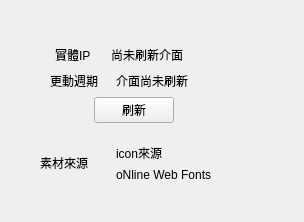
<?xml version="1.0" encoding="UTF-8"?>
<ui version="4.0">
 <class>Form</class>
 <widget class="QWidget" name="Form">
  <property name="geometry">
   <rect>
    <x>0</x>
    <y>0</y>
    <width>304</width>
    <height>222</height>
   </rect>
  </property>
  <property name="windowTitle">
   <string>Form</string>
  </property>
  <widget class="QWidget" name="verticalLayoutWidget_2">
   <property name="geometry">
    <rect>
     <x>30</x>
     <y>30</y>
     <width>207</width>
     <height>152</height>
    </rect>
   </property>
   <layout class="QVBoxLayout" name="verticalLayout_2">
    <item>
     <spacer name="verticalSpacer_2">
      <property name="orientation">
       <enum>Qt::Vertical</enum>
      </property>
      <property name="sizeHint" stdset="0">
       <size>
        <width>20</width>
        <height>40</height>
       </size>
      </property>
     </spacer>
    </item>
    <item>
     <layout class="QHBoxLayout" name="horizontalLayout">
      <item>
       <spacer name="horizontalSpacer_5">
        <property name="orientation">
         <enum>Qt::Horizontal</enum>
        </property>
        <property name="sizeHint" stdset="0">
         <size>
          <width>40</width>
          <height>20</height>
         </size>
        </property>
       </spacer>
      </item>
      <item>
       <widget class="QLabel" name="label">
        <property name="minimumSize">
         <size>
          <width>50</width>
          <height>8</height>
         </size>
        </property>
        <property name="maximumSize">
         <size>
          <width>16777215</width>
          <height>16777215</height>
         </size>
        </property>
        <property name="frameShape">
         <enum>QFrame::NoFrame</enum>
        </property>
        <property name="text">
         <string>實體IP</string>
        </property>
       </widget>
      </item>
      <item>
       <widget class="QLabel" name="ipLabel">
        <property name="minimumSize">
         <size>
          <width>100</width>
          <height>8</height>
         </size>
        </property>
        <property name="maximumSize">
         <size>
          <width>16777215</width>
          <height>16777215</height>
         </size>
        </property>
        <property name="text">
         <string>尚未刷新介面</string>
        </property>
       </widget>
      </item>
      <item>
       <spacer name="horizontalSpacer">
        <property name="orientation">
         <enum>Qt::Horizontal</enum>
        </property>
        <property name="sizeHint" stdset="0">
         <size>
          <width>40</width>
          <height>20</height>
         </size>
        </property>
       </spacer>
      </item>
     </layout>
    </item>
    <item>
     <layout class="QHBoxLayout" name="horizontalLayout_2">
      <item>
       <spacer name="horizontalSpacer_6">
        <property name="orientation">
         <enum>Qt::Horizontal</enum>
        </property>
        <property name="sizeHint" stdset="0">
         <size>
          <width>40</width>
          <height>20</height>
         </size>
        </property>
       </spacer>
      </item>
      <item>
       <widget class="QLabel" name="label_2">
        <property name="minimumSize">
         <size>
          <width>60</width>
          <height>8</height>
         </size>
        </property>
        <property name="maximumSize">
         <size>
          <width>16777215</width>
          <height>16777215</height>
         </size>
        </property>
        <property name="frameShape">
         <enum>QFrame::NoFrame</enum>
        </property>
        <property name="text">
         <string>更動週期</string>
        </property>
       </widget>
      </item>
      <item>
       <widget class="QLabel" name="cycleLabel">
        <property name="minimumSize">
         <size>
          <width>100</width>
          <height>8</height>
         </size>
        </property>
        <property name="maximumSize">
         <size>
          <width>16777215</width>
          <height>16777215</height>
         </size>
        </property>
        <property name="text">
         <string>介面尚未刷新</string>
        </property>
       </widget>
      </item>
      <item>
       <spacer name="horizontalSpacer_2">
        <property name="orientation">
         <enum>Qt::Horizontal</enum>
        </property>
        <property name="sizeHint" stdset="0">
         <size>
          <width>40</width>
          <height>20</height>
         </size>
        </property>
       </spacer>
      </item>
     </layout>
    </item>
    <item>
     <layout class="QHBoxLayout" name="horizontalLayout_3">
      <item>
       <spacer name="horizontalSpacer_3">
        <property name="orientation">
         <enum>Qt::Horizontal</enum>
        </property>
        <property name="sizeHint" stdset="0">
         <size>
          <width>40</width>
          <height>20</height>
         </size>
        </property>
       </spacer>
      </item>
      <item>
       <widget class="QPushButton" name="refreshButton">
        <property name="text">
         <string>刷新</string>
        </property>
       </widget>
      </item>
      <item>
       <spacer name="horizontalSpacer_4">
        <property name="orientation">
         <enum>Qt::Horizontal</enum>
        </property>
        <property name="sizeHint" stdset="0">
         <size>
          <width>40</width>
          <height>20</height>
         </size>
        </property>
       </spacer>
      </item>
     </layout>
    </item>
    <item>
     <spacer name="verticalSpacer">
      <property name="orientation">
       <enum>Qt::Vertical</enum>
      </property>
      <property name="sizeHint" stdset="0">
       <size>
        <width>20</width>
        <height>40</height>
       </size>
      </property>
     </spacer>
    </item>
    <item>
     <layout class="QHBoxLayout" name="horizontalLayout_4">
      <item>
       <spacer name="horizontalSpacer_7">
        <property name="orientation">
         <enum>Qt::Horizontal</enum>
        </property>
        <property name="sizeHint" stdset="0">
         <size>
          <width>40</width>
          <height>20</height>
         </size>
        </property>
       </spacer>
      </item>
      <item>
       <widget class="QLabel" name="label_3">
        <property name="minimumSize">
         <size>
          <width>70</width>
          <height>0</height>
         </size>
        </property>
        <property name="maximumSize">
         <size>
          <width>16777215</width>
          <height>16777215</height>
         </size>
        </property>
        <property name="text">
         <string>素材來源</string>
        </property>
       </widget>
      </item>
      <item>
       <layout class="QVBoxLayout" name="verticalLayout">
        <item>
         <widget class="QLabel" name="iconSourceLabel">
          <property name="minimumSize">
           <size>
            <width>110</width>
            <height>0</height>
           </size>
          </property>
          <property name="text">
           <string>icon來源</string>
          </property>
         </widget>
        </item>
        <item>
         <widget class="QLabel" name="owfLinkLabel">
          <property name="minimumSize">
           <size>
            <width>110</width>
            <height>0</height>
           </size>
          </property>
          <property name="text">
           <string>oNline Web Fonts</string>
          </property>
         </widget>
        </item>
       </layout>
      </item>
      <item>
       <spacer name="horizontalSpacer_8">
        <property name="orientation">
         <enum>Qt::Horizontal</enum>
        </property>
        <property name="sizeHint" stdset="0">
         <size>
          <width>40</width>
          <height>20</height>
         </size>
        </property>
       </spacer>
      </item>
     </layout>
    </item>
   </layout>
  </widget>
 </widget>
 <resources/>
 <connections/>
</ui>
